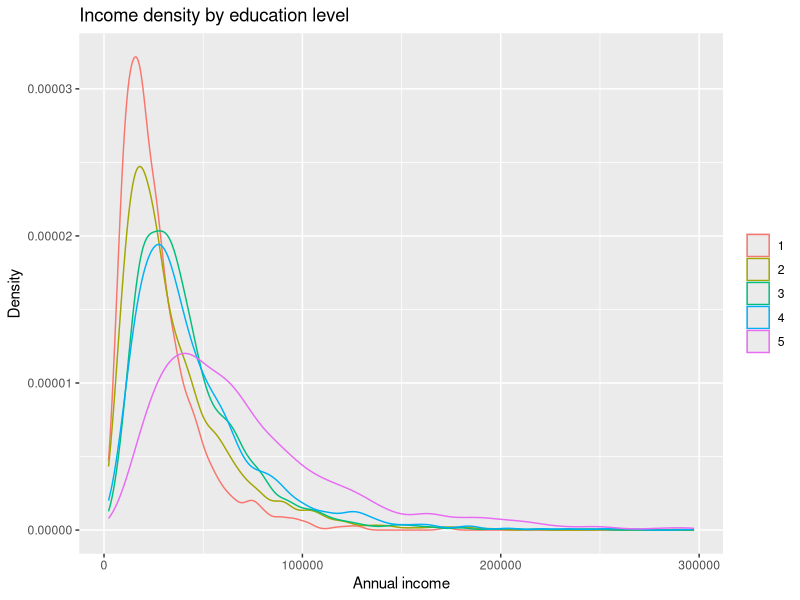
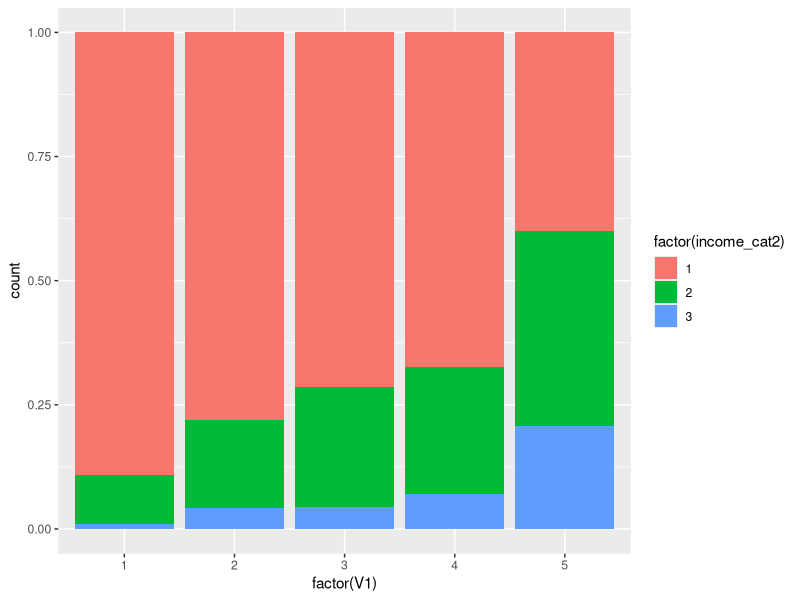
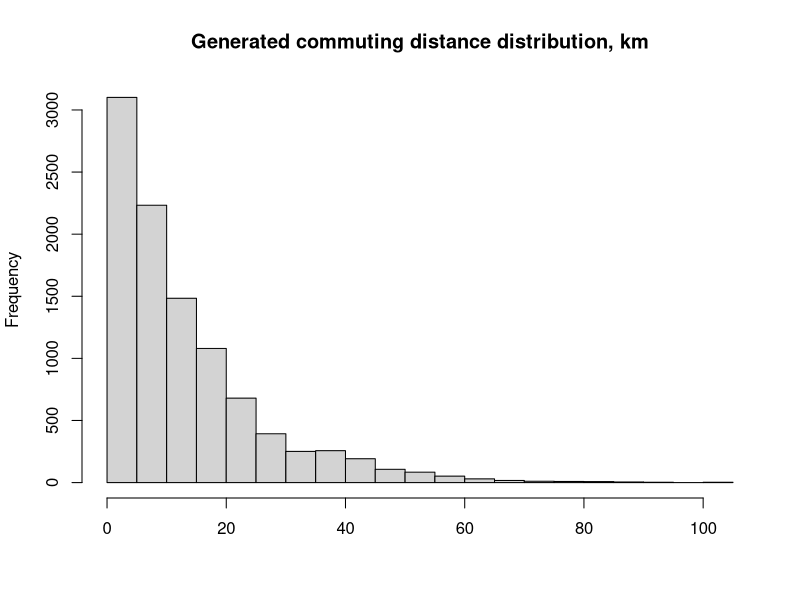
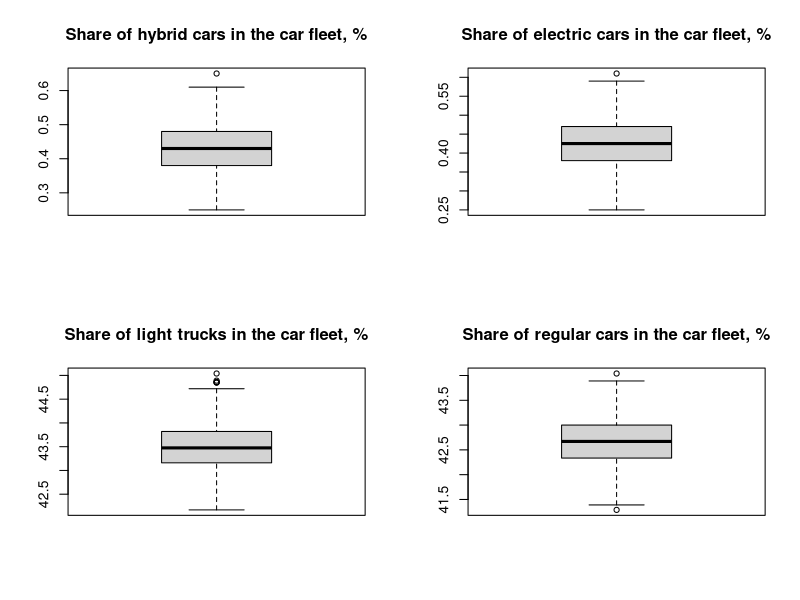
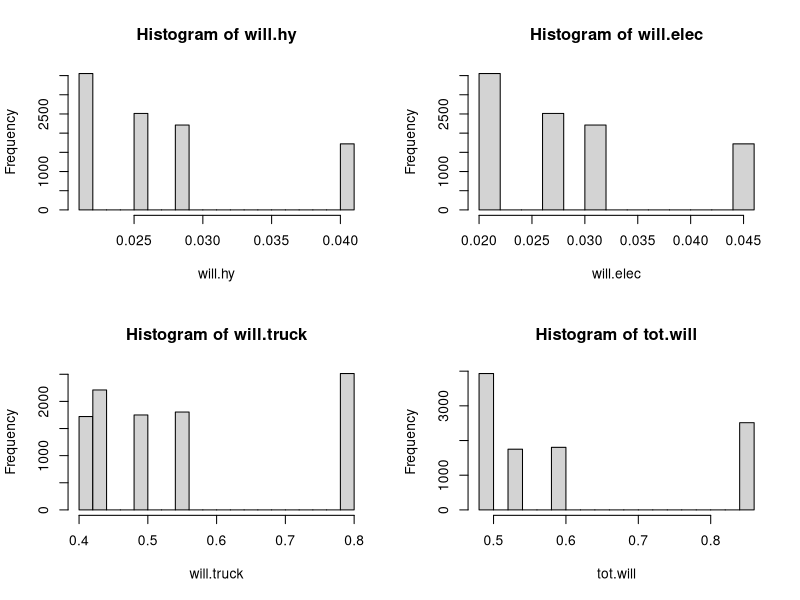

Write R code to recreate these figures, in order. (Note: a time limit stopped this script after it produced the figures.)
library(ggplot2)
library(dplyr)
library(tibble)
library(tidyr)

# Parameters

sample = 10000
scenarios = 1
educNum = 1:5
educLevels = c("No certificate, diploma or degree","High School","Apprenticeship","College","University")
share = c(0.175,0.216,0.176,0.183,0.250) # shares of educ

meanInc = c(26094,33819,40311,44437,69022) # mean income per person in 2016

# correcting income to 2018 levels by multiplying by 1.06978, assuming all groups growing with the same pace
# 1.06978 consists of 4% growth in 2017 and 2.8% assumed growth in 2018, which is average growth in 2010-2016)
meanInc = meanInc*1.06978 # correction to get 2018 income

# sdInc = c(28872,39834,34512,43925,82998) # Original, too high, because of strange income of 652888CAD which is repeating several times.
sdInc = c(21747,30542,29153,36764,55175) # REAL standard deviation without income of 652888CAD, still produces long tails, but quite realistic income distribution for Quebec.

set.seed(2000)
sim2=matrix(sample(educNum,sample*scenarios,prob=share,replace=TRUE),nrow=sample)
educLev = NULL
for (i in sim2) {
e = educLevels[i] 
educLev = c(educLev,e)
}

head(educLev)

prop.table(table(sim2))

set.seed(2005)
income2=NULL
for(i in sim2){
  location <- log(meanInc[i]^2 / sqrt(sdInc[i]^2 + meanInc[i]^2))
  shape <- sqrt(log(1 + (sdInc[i]^2 / meanInc[i]^2)))
  person <- rlnorm(n=1, location, shape)
  income2=c(income2,person)
}
income_cat2 =ifelse(income2<=50000,1,ifelse(income2<=100000,2,3))
table(income_cat2)
prop.table(table(income_cat2)) 
median(income2)
prop.table(table(income_cat2,sim2),2)

options(digits=2,scipen=3)
data2=as.data.frame(cbind(sim2,income2, income_cat2))
# head(data2)

# data2 %>%
# group_by(educLev) %>%
# summarize(N=n())

data2 %>%
filter(income2<=300000) %>%
  ggplot(aes(x=income2,col=factor(V1)))+geom_density()+
  ggtitle("Income density by education level")+
  xlab("Annual income")+
  ylab("Density")+theme(legend.title = element_blank())
  # +labs(fill = educLev)

data2 %>% 
  # group_by(V1)%>%
  ggplot(aes(x=factor(V1),fill=factor(income_cat2)))+geom_bar(position = "fill")

data2 %>% 
  group_by(V1) %>%
  summarize(mean_Inc = mean(income2))

#### 3. Simulating cars###

carType=1:5
carTypeLevel = c("None","Passenger car (gas)","Light truck (gas)","Passenger car (hybrid)",
"Passenger car (electric)")
carType
carTypeLevel

# Car type distribution by education profile. No such data found in statistics.
# Made up based on assumptions that include Angus Reid data on electric/hybrid car ownership by educ groups 
# and a general assumption that more expensive cars will be overrepresented in higher-income groups. 
# NOT REAL. Can be changed if our assumptions change.

NoHighSchool=c(0.2000,0.4777,0.3175,0.0024,0.0024)
HighSchool=c(0.1659,0.4777,0.3496,0.0034,0.0034)
Apprenticeship=c(0.1300,0.4777,0.3849,0.0037,0.0037)
College=c(0.1300,0.4264,0.4350,0.0043,0.0043)
University=c(0.0500,0.3099,0.6265,0.0068,0.0068)

# Creating a list that contains car structure for all education groups.
carDist = list(NoHighSchool,HighSchool,Apprenticeship,College,University)

# Check that everything adds up to 1
for (i in 1:length(carDist)) {
  print(sum(carDist[[i]]))
}

carDist[[2]][2]

# Simulating cars - just one run

set.seed(40)
car=NULL
sample = 10000
scenarios = 1

for(i in sim2){
  carInd <- sample(carType,1,prob=carDist[[i]],replace=TRUE)
  car=c(car,carInd)
}

options(digits=4) 
table(car)
prop.table(table(car))
prop.table(table(car,sim2),2)

#### 4. Simulating distances###

# Distance to work travelled by car in QC according to 2016 census by StatCan
# Using binned data, finding their midpoints and probabilities for those midpoint distances.
# Much better approximation to StatCan data than using lognorm function.

# distLabel is not used in simulations, just to show bins present in StatCan Data
distLabel = c("Less than 1 km",
"1 to 2.9 km",
"3 to 4.9 km",
"5 to 6.9 km",
"7 to 9.9 km",
"10 to 14.9 km",
"15 to 19.9 km",
"20 to 24.9 Km",
"25 to 29.9 km",
"30 to 34.9 km",
"35 km or more")

distMidpoint = c(0.5,
2.0,
4.0,
6.0,
8.5,
12.5,
17.5,
22.5,
27.5,
32.5,
37.5,
42.5,
47.5,
52.5,
57.5,
62.5,
67.5,
72.5,
77.5,
82.5,
87.5,
92.5,
97.5,
102.5)

distProb = c(0.0459,
	 0.1462,
	 0.1206,
	 0.0979,
	 0.1246,
	 0.1537,
	 0.0992,
	 0.0663,
	 0.0418,
	 0.0273,
	 0.0268,
	 0.0175,
	 0.0114,
	 0.0074,
	 0.0048,
	 0.0031,
	 0.0020,
	 0.0013,
	 0.0009,
	 0.0006,
	 0.0004,
	 0.0002,
	 0.0002,
	 0.0001)

set.seed(568932)
# to use this one for multiple scenarios
# km=matrix(sample(distMidpoint,sample*scenarios,prob=distProb,replace=TRUE),nrow=sample) 
km=sample(distMidpoint,10000,prob=distProb,replace=TRUE)
hist(km, main="Generated commuting distance distribution, km",xlab="")

data3 = cbind(data2,car,same_car = ifelse(runif(sample)<0.9,0,1),finalkm=km*2*365)
data3 = data3 %>% mutate(same_car=ifelse(car==5 | car==4,ifelse(runif(sample)<=0.25,0,1),same_car))

# Amount of CO2 emissions by car type

data3 = data3 %>%
  mutate(CO2 = ifelse(car==1 | car ==5,0,ifelse(car==2,181,ifelse(car==3,303,36))))%>%
  mutate(CO2 = CO2 * finalkm/1000000000) # should get thousand tons of CO2 emitted

# TAKING OUTLIERS
# data3 = data3 %>%
#   filter(finalkm<=50000)

# DONT DELETE YET!

# Matrix of random distances
set.seed(1)
newkm = matrix(nrow=nrow(data3))

for (i in 1:500) {
# to use this one for multiple scenarios
# km=matrix(sample(distMidpoint,sample*scenarios,prob=distProb,replace=TRUE),nrow=sample) 
  gkm=sample(distMidpoint,10000,prob=distProb,replace=TRUE)
  newkm=cbind(newkm,gkm)
    }
newkm=newkm[,-1]
dim(newkm)
head(newkm)
newkm=newkm*2*365
head(newkm)

##### Simulating scenarios. Looking 3 years ahead (fixed distance scenarios)


# Current baseline + several scenarios ran for 3 years ahead: assume 21% change their cars given changes in price or willingness to buy. 
# For the current baseline, an initial 10000*500 matrix with cars created which is then used to randomly replace 21% of cars in each column.
# ###

# Simulating initial matrix of 10000*500 current cars that will be used in function carMatrix2

set.seed(2005)
carMatInit=matrix(nrow=10000,ncol=500)

# sim=matrix(sample(educ,sample*scenarios,prob=prob,replace=TRUE),nrow=sample)

for (j in 1:500) {
for(i in 1:10000){
  carMatInit[i,j] <- sample(carType,1,prob=carDist[[data3$V1[i]]],replace=TRUE)
}
}

ncol(carMatInit)
prop.table(table(carMatInit))

base.hy = apply(carMatInit==4,2,sum)/10000*100
base.elec = apply(carMatInit==5,2,sum)/10000*100
base.truck = apply(carMatInit==3,2,sum)/10000*100
base.car = apply(carMatInit==2,2,sum)/10000*100
par(mfrow=c(2,2))
boxplot(base.hy, main="Share of hybrid cars in the car fleet, %")
boxplot(base.elec, main="Share of electric cars in the car fleet, %")
boxplot(base.truck, main="Share of light trucks in the car fleet, %")
boxplot(base.car, main="Share of regular cars in the car fleet, %")
par(mfrow=c(1,1))

# int.elec = c(0.05,0.05,0.065,0.065,0.12) # intention to buy elec from survey /2
int.elec = c(0.043,0.043,0.056,0.056,0.104) # intention to buy elec from survey /2, corrected for Quebec

# int.hy = c(0.06,0.06,0.09,0.09,0.15) # intention to buy hybrid from survey /2
int.hy = c(0.038,0.038,0.057,0.057,0.095) # intention to buy hybrid from survey /2, corrected for Quebec

# int.truck = c(0.8,0.8,0.8,0.8,0.8)
int.truck = c(0.400,0.440,0.485,0.548,0.789) # 63% of new cars bought now are light trucks*0.87 car penetration = 54.8% of changed cars


price.elec = 43750
price.hy = 42000
price.truck = 46575 # with tax

# Function carMatrix2: produces 10000*500 matrix with new cars based on !!!10000*500!!! matrix of old cars
# based on given educ,income,intention to buy etc.
# many default values in a function

carMatrix2 =  function(price.hy = price.hy,price.elec=price.elec,price.truck=price.truck,income=income2,
old_car_matrix=carMatInit,educ=data3$V1,n_rows=nrow(data3),n_runs=500,perc_change_car=0.07,
int.hy=int.hy,int.elec=int.elec,int.truck=int.truck) {

will.hy=NULL
for(i in educ){
  will_i <- int.hy[i]*0.4*income2[i]/price.hy
  will.hy=c(will.hy,will_i)
}

will.elec=NULL
for(i in educ){
  will_i <- int.elec[i]*0.4*income2[i]/price.elec
  will.elec=c(will.elec,will_i)
}

# will.truck=NULL
# for(i in educ){
#   will_i <- int.truck[i]*0.3*income2[i]/price.truck
#   will.truck=c(will.truck,will_i)
# }

will.truck=NULL
for(i in educ){
  will_i <- int.truck[i]
  will.truck=c(will.truck,will_i)
}

mcar = old_car_matrix

for (k in 1:n_runs) {
  mySample = sample(1:n_rows,n_rows*perc_change_car)
    for (i in mySample) {
    mcar[i,k] = sample(carType,1,prob=c(carDist[[educ[i]]][1], # keep the same share of people without a car
    (1-carDist[[educ[i]]][1]-will.truck[i]-will.hy[i]-will.elec[i]),#allow cars on gas to vary
    will.truck[i], will.hy[i], will.elec[i]),replace=TRUE) 
        }
  }
  return(mcar)
}

# Function to get 500 values of CO2 emissions (thousand tons of CO2) with fixed distance travelled (1 vector)
CO2.Emis = function(carMatrix,annual_km=data3$finalkm){
co2 = carMatrix
for (i in 1:ncol(carMatrix)) {
  for (j in 1:nrow(carMatrix)) {
    co2[j,i] = ifelse(carMatrix[j,i]==1 | carMatrix[j,i] ==5,0,ifelse(carMatrix[j,i]==2,181,ifelse(carMatrix[j,i]==3,303,36)))
  }
}
co2fin = t(matrix(annual_km)) %*% co2
co2fin=co2fin/1000000000
}

# Calculating current emissions for 10000*500 matrix of current cars and 10000*1 matrix of distances
baseline = CO2.Emis(carMatInit)
baseline

# A code chunk for experiments
# int.elec = c(0.05,0.05,0.065,0.065,0.12) # intention to buy elec from survey /2
int.elec = c(0.043,0.043,0.056,0.056,0.104) # intention to buy elec from survey /2, corrected for Quebec

# int.hy = c(0.06,0.06,0.09,0.09,0.15) # intention to buy hybrid from survey /2
int.hy = c(0.038,0.038,0.057,0.057,0.095) # intention to buy hybrid from survey /2, corrected for Quebec
# int.truck = c(1,1,1,1,1)
int.truck = c(0.400,0.440,0.485,0.548,0.789) # 63% of new cars bought now are light trucks*0.87 car penetration = 54.8% of changed cars


price.elec = 43750
price.hy = 42000
price.truck = 46575 # with tax

will.hy=NULL
for(i in sim2){
  will_i <- int.hy[i]*0.4*income2[i]/price.hy
  will.hy=c(will.hy,will_i)
}

will.elec=NULL
for(i in sim2){
  will_i <- int.elec[i]*0.4*income2[i]/price.elec
  will.elec=c(will.elec,will_i)
}

# will.truck=NULL
# for(i in sim2){
#   will_i <- 0.4*income2[i]/price.truck
#   will.truck=c(will.truck,will_i)
# }

will.truck=NULL
for(i in sim2){
  will_i <- int.truck[i]
  will.truck=c(will.truck,will_i)
}

tot.will = will.hy+will.elec+will.truck
sum(tot.will>1)
par(mfrow=c(2,2))
hist(will.hy)
hist(will.elec)
hist(will.truck)
hist(tot.will)
par(mfrow=c(1,1))

# Scenario 1: emissions in 3 years when 21% changed cars under current policy
set.seed(184326)
mcar2.1 = carMatrix2(price.hy = price.hy,price.elec=price.elec,price.truck=price.truck,income=income2,
old_car_matrix=carMatInit,educ=data3$V1,n_rows=nrow(data3),n_runs=500,perc_change_car=0.21,
int.hy=int.hy,int.elec=int.elec,int.truck=int.truck)
head(mcar2.1)
co2new2.1 = CO2.Emis(mcar2.1)
co2new2.1

prop.table(table(mcar2.1))

hy.1 = apply(mcar2.1==4,2,sum)/10000*100
elec.1 = apply(mcar2.1==5,2,sum)/10000*100
truck.1 = apply(mcar2.1==3,2,sum)/10000*100
car.1 = apply(mcar2.1==2,2,sum)/10000*100

# Scenario 2: emissions in 3 years when 21% changed cars with -10% price for hy and elec
set.seed(184326)
mcar2.2 = carMatrix2(price.hy = price.hy*0.9,price.elec=price.elec*0.9,price.truck=price.truck,income=income2,
old_car_matrix=carMatInit,educ=data3$V1,n_rows=nrow(data3),n_runs=500,perc_change_car=0.21,
int.hy=int.hy,int.elec=int.elec,int.truck=int.truck)
co2new2.2 = CO2.Emis(mcar2.2)
co2new2.2
prop.table(table(mcar2.2))

prop.table(table(mcar2.2))

hy.2 = apply(mcar2.2==4,2,sum)/10000*100
elec.2 = apply(mcar2.2==5,2,sum)/10000*100
truck.2 = apply(mcar2.2==3,2,sum)/10000*100
car.2 = apply(mcar2.2==2,2,sum)/10000*100

# Scenario 3: emissions in 3 years when 21% changed cars with -25% price for hy and elec
set.seed(184326)
mcar2.3 = carMatrix2(price.hy = price.hy*0.75,price.elec=price.elec*0.75,price.truck=price.truck,income=income2,
old_car_matrix=carMatInit,educ=data3$V1,n_rows=nrow(data3),n_runs=500,perc_change_car=0.21,
int.hy=int.hy,int.elec=int.elec,int.truck=int.truck)
co2new2.3 = CO2.Emis(mcar2.3)
co2new2.3
prop.table(table(mcar2.3))

prop.table(table(mcar2.3))

hy.3 = apply(mcar2.3==4,2,sum)/10000*100
elec.3 = apply(mcar2.3==5,2,sum)/10000*100
truck.3 = apply(mcar2.3==3,2,sum)/10000*100
car.3 = apply(mcar2.3==2,2,sum)/10000*100

# Scenario 3a: emissions in 3a years when 21% changed cars with -40% price for hy and elec
set.seed(184326)
mcar2.3a = carMatrix2(price.hy = price.hy*0.6,price.elec=price.elec*0.6,price.truck=price.truck,income=income2,
old_car_matrix=carMatInit,educ=data3$V1,n_rows=nrow(data3),n_runs=500,perc_change_car=0.21,
int.hy=int.hy,int.elec=int.elec,int.truck=int.truck)
co2new2.3a = CO2.Emis(mcar2.3a)
co2new2.3a
prop.table(table(mcar2.3a))

hy.3a = apply(mcar2.3a==4,2,sum)/10000*100
elec.3a = apply(mcar2.3a==5,2,sum)/10000*100
truck.3a = apply(mcar2.3a==3,2,sum)/10000*100
car.3a = apply(mcar2.3a==2,2,sum)/10000*100

# Scenario 4: emissions in 3 years when 21% changed cars with 20% increase in int to buy hy and elec due to CAMPAIGN
set.seed(184326)
mcar2.4 = carMatrix2(price.hy = price.hy,price.elec=price.elec,price.truck=price.truck,income=income2,
old_car_matrix=carMatInit,educ=data3$V1,n_rows=nrow(data3),n_runs=500,perc_change_car=0.21,
int.hy=int.hy*1.2,int.elec=int.elec*1.2,int.truck=int.truck)
co2new2.4 = CO2.Emis(mcar2.4)
co2new2.4

prop.table(table(mcar2.4))

hy.4 = apply(mcar2.4==4,2,sum)/10000*100
elec.4 = apply(mcar2.4==5,2,sum)/10000*100
truck.4 = apply(mcar2.4==3,2,sum)/10000*100
car.4 = apply(mcar2.4==2,2,sum)/10000*100

# Scenario 5: emissions in 3 years when 21% changed cars with 40% increase in int to buy hy and elec due to CAMPAIGN
set.seed(185326)
mcar2.5 = carMatrix2(price.hy = price.hy,price.elec=price.elec,price.truck=price.truck,income=income2,
old_car_matrix=carMatInit,educ=data3$V1,n_rows=nrow(data3),n_runs=500,perc_change_car=0.21,
int.hy=int.hy*1.4,int.elec=int.elec*1.4,int.truck=int.truck)
co2new2.5 = CO2.Emis(mcar2.5)
co2new2.5
prop.table(table(mcar2.5))

hy.5 = apply(mcar2.5==4,2,sum)/10000*100
elec.5 = apply(mcar2.5==5,2,sum)/10000*100
truck.5 = apply(mcar2.5==3,2,sum)/10000*100
car.5 = apply(mcar2.5==2,2,sum)/10000*100

# Scenario 6: emissions in 3 years when 21% changed cars with 10% DECLINED intention to buy trucks
set.seed(186326)
mcar2.6 = carMatrix2(price.hy = price.hy,price.elec=price.elec,price.truck=price.truck,income=income2,
old_car_matrix=carMatInit,educ=data3$V1,n_rows=nrow(data3),n_runs=500,perc_change_car=0.21,
int.hy=int.hy,int.elec=int.elec,int.truck=int.truck*0.9)
co2new2.6 = CO2.Emis(mcar2.6)
co2new2.6
prop.table(table(mcar2.6))

hy.6 = apply(mcar2.6==4,2,sum)/10000*100
elec.6 = apply(mcar2.6==5,2,sum)/10000*100
truck.6 = apply(mcar2.6==3,2,sum)/10000*100
car.6 = apply(mcar2.6==2,2,sum)/10000*100

# Scenario 7: emissions in 3 years when 21% changed cars with 20% DECLINED intention to buy trucks
set.seed(187327)
mcar2.7 = carMatrix2(price.hy = price.hy,price.elec=price.elec,price.truck=price.truck,income=income2,
old_car_matrix=carMatInit,educ=data3$V1,n_rows=nrow(data3),n_runs=500,perc_change_car=0.21,
int.hy=int.hy,int.elec=int.elec,int.truck=int.truck*0.8)
co2new2.7 = CO2.Emis(mcar2.7)
co2new2.7
prop.table(table(mcar2.7))

hy.7 = apply(mcar2.7==4,2,sum)/10000*100
elec.7 = apply(mcar2.7==5,2,sum)/10000*100
truck.7 = apply(mcar2.7==3,2,sum)/10000*100
car.7 = apply(mcar2.7==2,2,sum)/10000*100

# Scenario 8: emissions in 3 years when 21% changed cars with 10% price down and 20% increase in intention to buy hy and elec
set.seed(187327)
mcar2.8 = carMatrix2(price.hy = price.hy*0.9,price.elec=price.elec*0.9,price.truck=price.truck,income=income2,
old_car_matrix=carMatInit,educ=data3$V1,n_rows=nrow(data3),n_runs=500,perc_change_car=0.21,
int.hy=int.hy*1.2,int.elec=int.elec*1.2,int.truck=int.truck)
co2new2.8 = CO2.Emis(mcar2.8)
co2new2.8
prop.table(table(mcar2.8))

hy.8 = apply(mcar2.8==4,2,sum)/10000*100
elec.8 = apply(mcar2.8==5,2,sum)/10000*100
truck.8 = apply(mcar2.8==3,2,sum)/10000*100
car.8 = apply(mcar2.8==2,2,sum)/10000*100

# Scenario 9: emissions in 3 years when 21% changed cars with double intention to buy hy and elec (original from Angues Reid survey)
set.seed(187327)
mcar2.9 = carMatrix2(price.hy = price.hy,price.elec=price.elec,price.truck=price.truck,income=income2,
old_car_matrix=carMatInit,educ=data3$V1,n_rows=nrow(data3),n_runs=500,perc_change_car=0.21,
int.hy=int.hy*2,int.elec=int.elec*2,int.truck=int.truck)
co2new2.9 = CO2.Emis(mcar2.9)
co2new2.9
prop.table(table(mcar2.9))

hy.9 = apply(mcar2.9==4,2,sum)/10000*100
elec.9 = apply(mcar2.9==5,2,sum)/10000*100
truck.9 = apply(mcar2.9==3,2,sum)/10000*100
car.9 = apply(mcar2.9==2,2,sum)/10000*100

mean(co2new2.1)/mean(baseline)
mean(co2new2.2)/mean(baseline)
mean(co2new2.3)/mean(baseline)
mean(co2new2.3a)/mean(baseline)
mean(co2new2.4)/mean(baseline)
mean(co2new2.5)/mean(baseline)
mean(co2new2.6)/mean(baseline)
mean(co2new2.7)/mean(baseline)
mean(co2new2.8)/mean(baseline)
mean(co2new2.9)/mean(baseline)

co2new.df = data.frame(t(rbind(baseline,co2new2.1, co2new2.2, co2new2.3,co2new2.3a,co2new2.4,co2new2.5,co2new2.6,co2new2.7,co2new2.8,co2new2.9)))
# co2new.df = cbind(co2new.df, co2new.1a,co2new.2a,co2new.3a)
co2new.df = rownames_to_column(co2new.df , var = "ID")
names(co2new.df) = c("ID","Baseline","S1","S2","S3","S3a","S4","S5","S6","S7","S8","S9")
head(co2new.df)
co2new.df_long = gather(co2new.df, key="Scenario", value = "CO2_emis",-ID)#,X1,X2,X3)
head(co2new.df_long)

boxplot(co2new.df_long$CO2_emis~co2new.df_long$Scenario, main="Total CO2 emissions for the analyzed scenarios", 
xlab="Scenario", ylab="Annual CO2 emissions, '000 tones", cex.axis=0.85)

hy.df = data.frame(t(rbind(base.hy,hy.1, hy.2, hy.3,hy.3a,hy.4,hy.5,hy.6,hy.7,hy.8,hy.9)))
hy.df = rownames_to_column(hy.df , var = "ID")
names(hy.df) = c("ID","Baseline","S1","S2","S3","S3a","S4","S5","S6","S7","S8","S9")
head(hy.df)
hy.df_long = gather(hy.df, key="Scenario", value = "hy.share",-ID)#,X1,X2,X3)
head(hy.df_long)

boxplot(hy.df_long$ hy.share~hy.df_long$Scenario, main="Share of hybrid cars in private fleet, %", 
xlab="Scenario", ylab="Share of hybrid cars in private fleet, %", cex.axis=0.85)

elec.df = data.frame(t(rbind(base.elec,elec.1, elec.2, elec.3,elec.3a,elec.4,elec.5,elec.6,elec.7,elec.8,elec.9)))
elec.df = rownames_to_column(elec.df , var = "ID")
names(elec.df) = c("ID","Baseline","S1","S2","S3","S3a","S4","S5","S6","S7","S8","S9")
head(elec.df)
elec.df_long = gather(elec.df, key="Scenario", value = "elec.share",-ID)#,X1,X2,X3)
head(elec.df_long)

boxplot(elec.df_long$ elec.share~elec.df_long$Scenario, main="Share of electric cars in private fleet, %", 
xlab="Scenario", ylab="Share of electric cars in private fleet, %", cex.axis=0.85)

truck.df = data.frame(t(rbind(base.truck,truck.1, truck.2, truck.3,truck.3a,truck.4,truck.5,truck.6,truck.7,truck.8,truck.9)))
truck.df = rownames_to_column(truck.df , var = "ID")
names(truck.df) = c("ID","Baseline","S1","S2","S3","S3a","S4","S5","S6","S7","S8","S9")
head(truck.df)
truck.df_long = gather(truck.df, key="Scenario", value = "truck.share",-ID)#,X1,X2,X3)
head(truck.df_long)

boxplot(truck.df_long$ truck.share~truck.df_long$Scenario, main="Share of light trucks in private fleet, %", 
xlab="Scenario", ylab="Share of light trucks in private fleet, %", cex.axis=0.85)

car.df = data.frame(t(rbind(base.car,car.1, car.2, car.3,car.3a,car.4,car.5,car.6,car.7,car.8,car.9)))
car.df = rownames_to_column(car.df , var = "ID")
names(car.df) = c("ID","Baseline","S1","S2","S3","S3a","S4","S5","S6","S7","S8","S9")
head(car.df)
car.df_long = gather(car.df, key="Scenario", value = "car.share",-ID)#,X1,X2,X3)
head(car.df_long)

boxplot(car.df_long$ car.share~car.df_long$Scenario, main="Share of regular cars in private fleet, %", 
xlab="Scenario", ylab="Share of regular cars in private fleet, %", cex.axis=0.85)

# Results comparison 4A
co2new.df4A = data.frame(t(rbind(baseline,co2new2.1,co2new2.2, co2new2.3,co2new2.3a)))
co2new.df4A = rownames_to_column(co2new.df4A , var = "ID")
names(co2new.df4A) = c("ID","Baseline","S1","S2","S3","S3a")
head(co2new.df4A)
co2new.df_long_4A = gather(co2new.df4A, key="Scenario_with_price_change", value = "CO2_emis",-ID)#,X1,X2,X3)
head(co2new.df_long_4A)

boxplot(co2new.df_long_4A$CO2_emis~co2new.df_long_4A$Scenario_with_price_change, main="CO2 emissions for scenarios with price decline of elctric/hybrid cars", 
xlab="Scenario", ylab="Annual CO2 emissions, '000 tones", cex.axis=0.8,cex.main=0.9)

# Results comparison 4B
co2new.df4B = data.frame(t(rbind(baseline,co2new2.4, co2new2.5,co2new2.6,co2new2.7,co2new2.8)))
co2new.df4B = rownames_to_column(co2new.df4B , var = "ID")
names(co2new.df4B) = c("ID","Baseline","S4","S5","S6","S7","S8")
head(co2new.df4B)
co2new.df_long_4B = gather(co2new.df4B, key="Scenario_with_willingness_change", value = "CO2_emis",-ID)
head(co2new.df_long_4B)

boxplot(co2new.df_long_4B$CO2_emis~co2new.df_long_4B$Scenario_with_willingness_change, main="CO2 emissions for scenarios with willingness change", 
xlab="Scenario", ylab="Annual CO2 emissions, '000 tones", cex.axis=0.6,cex.main=0.9)

# Results comparison 4C
co2new.df4C = data.frame(t(rbind(baseline,co2new2.9)))
co2new.df4C = rownames_to_column(co2new.df4C , var = "ID")
names(co2new.df4C) = c("ID","Baseline","S9")
head(co2new.df4C)
co2new.df_long_4C = gather(co2new.df4C, key="Scenario_with_exponential", value = "CO2_emis",-ID)
head(co2new.df_long_4C)

boxplot(co2new.df_long_4C$CO2_emis~co2new.df_long_4C$Scenario_with_exponential, main="CO2 emissions for scenarios with exponential curve", 
xlab="Scenario", ylab="Annual CO2 emissions, '000 tones", cex.axis=0.9,cex.main=0.9)

# Creating csv files with generated data frames.
write.csv(co2new.df_long, "co2.csv")
write.csv(hy.df_long, "hy.csv")
write.csv(elec.df_long, "elec.csv")
write.csv(truck.df_long, "truck.csv")
write.csv(car.df_long, "car.csv")
write.csv(km, "km.csv")
